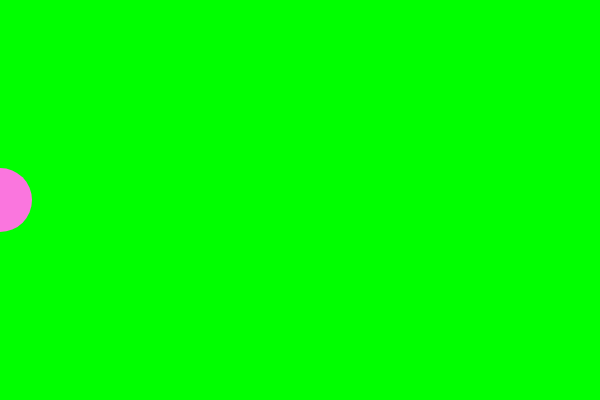
Frame 1 (no input)
Frame 60 (no input): identical to frame 1, image omitted
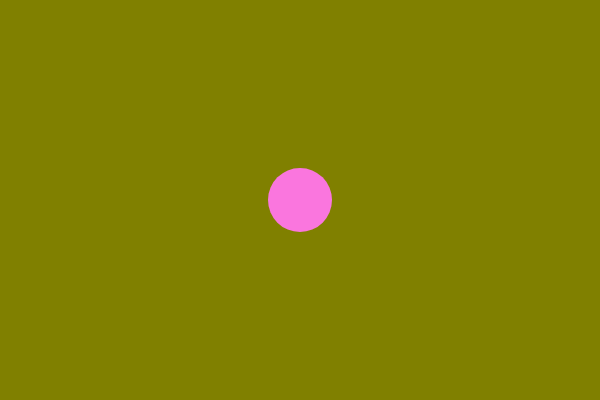
Frame 120 (the mouse pressed at the canvas centre since frame 60)

The p5.js sketch that drew these frames (run headless with seeded random() and noise() and a simulated clock; from frame 60 on, the mouse is pressed at the canvas centre):

// p5.js sketch
// ── sketch.js
/*
https://vimeo.com/channels/learningp5js/138331801
*/
var r = 0;
var g = 255;

function setup() {
  createCanvas(600, 400);  
}

function draw() {
  //map funktionen har fem parametre: Først og fremmest en værdi - her mouseX. Det er det tal som skal "re-mappes". Dernæst et minimum og et masksimum for den talrække værdien er i - her er mouseX altid mellem nul og sidens bredde. Til sidst en minimum og maksimum for den række værdien skal re-mappes til. Her farveskalaen: fra o til 255.  
  r = map(mouseX, 0, width, 0, 255);
  g = map(mouseX, 0, width, 255, 0);
  background(r, g, 0);
  
  // ellipse
  noStroke();
  fill(250, 118, 222);
  ellipse(mouseX, 200, 64, 64);
}

/*
OPGAVER 

1  Prøv at indsætte en anden cirkel som går op og ned i stedet for på langs

2  Den nye cirkel ryger lidt ud af skærmen - kan du sørge for at den stopper ved kanten ligesom den første?

3  Prøv at gøre så den nye cirkel styrer den blå farve

4 Prøv at indsætte en slider som styrer cirklernes farve fra hvid til sort

*/
